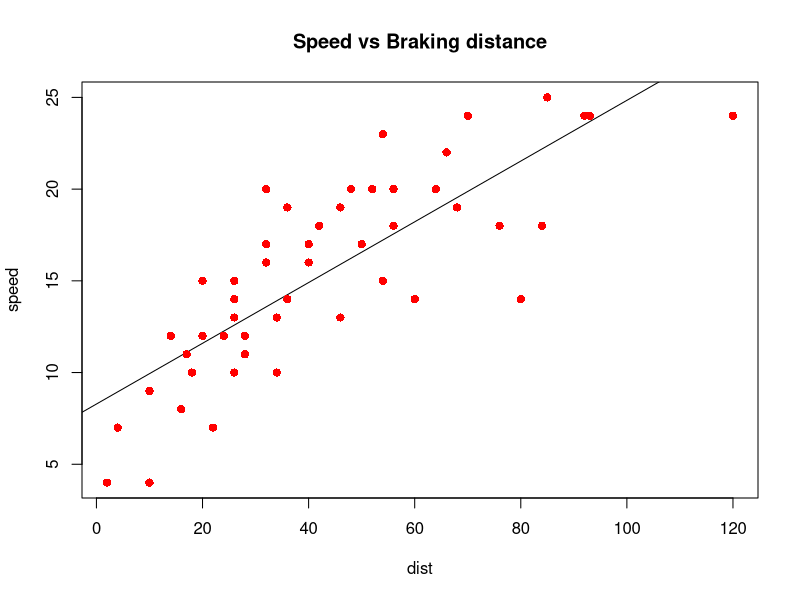

Write R code to recreate this figure.
speed <- cars$speed
dist <- cars$dist

#predicting braking distance for a speed for 40mph in feet
t <- data.frame(speed=40)
r <- lm(dist~speed)

summary(r)
predict(r,t)

#predicting braking distance for a speed for 12.5mph in feet
t2 <- data.frame(speed=12.5)
predict(r,t2)


plot(dist,speed,abline(lm(speed~dist)),main="Speed vs Braking distance",cex=1.1,pch=16,col="red")